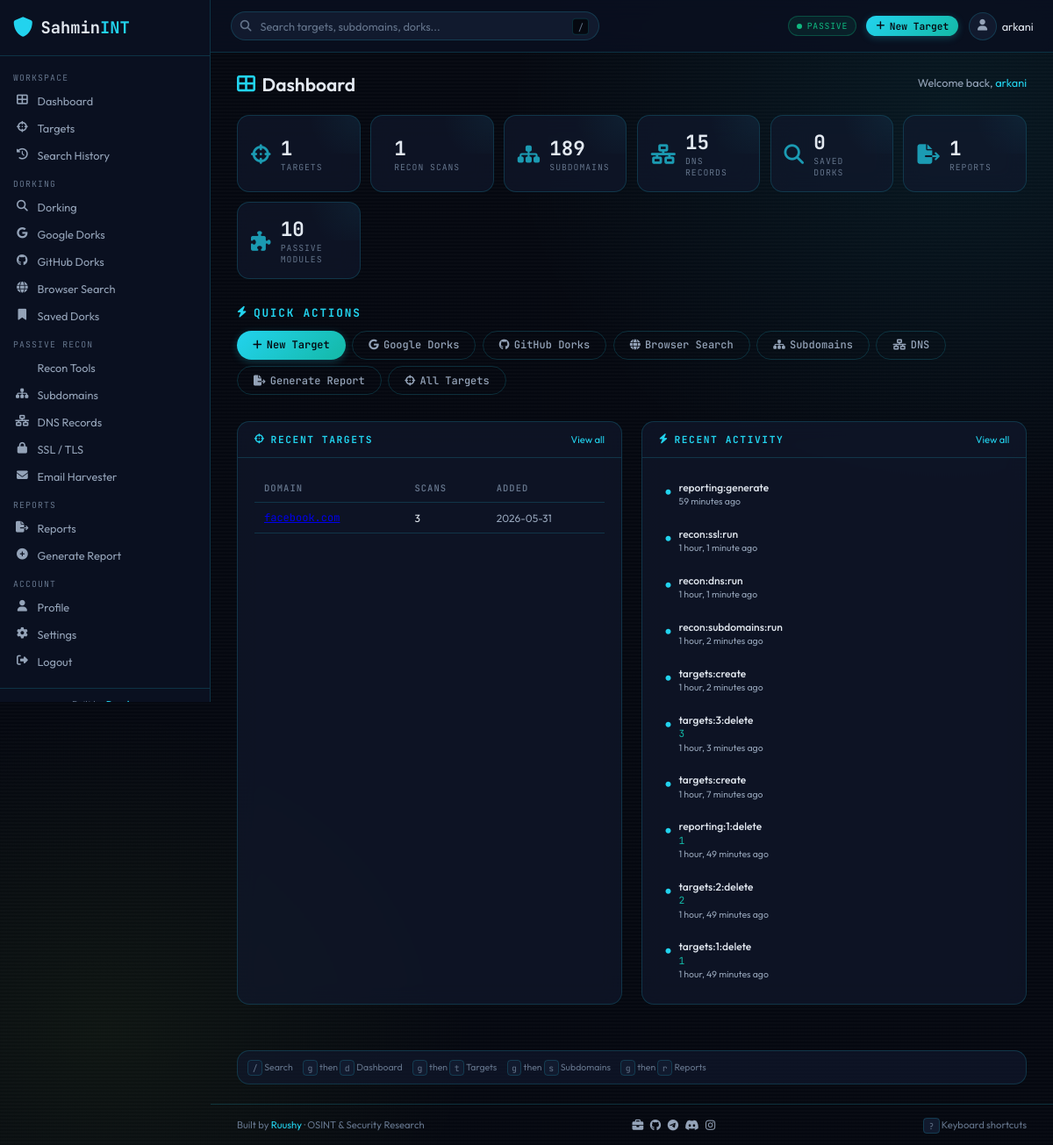
Page /api/dashboard/ (signed in) on the committed database.
### targets/models.py (models this page shows, shortened)
class Target(models.Model):
    user = models.ForeignKey(settings.AUTH_USER_MODEL, on_delete=models.CASCADE)
    domain = models.CharField(max_length=255, db_index=True)
    notes = models.TextField(blank=True, default="")
    tags = models.ManyToManyField(Tag, blank=True)
    is_favorite = models.BooleanField(default=False, db_index=True)
    scan_count = models.PositiveIntegerField(default=0)
    last_scanned_at = models.DateTimeField(null=True, blank=True)
    created_at = models.DateTimeField(auto_now_add=True)
    updated_at = models.DateTimeField(auto_now=True)
    class Meta:
        unique_together = ("user", "domain")

### core/models.py (models this page shows, shortened)
class ActivityLog(models.Model):
    user = models.ForeignKey(
        settings.AUTH_USER_MODEL, on_delete=models.CASCADE, null=True, blank=True
    )
    action = models.CharField(max_length=80)
    target_domain = models.CharField(max_length=255, null=True, blank=True)
    description = models.CharField(max_length=500)
    created_at = models.DateTimeField(auto_now_add=True, db_index=True)
    class Meta:
        ordering = ["-created_at"]
        verbose_name_plural = "Activity logs"

### dashboard/views.py (the view)
# urls.py: path("", views.home, name="home"),
@login_required
def home(request):
    user = request.user
    targets_qs = Target.objects.filter(user=user)
    recon_scans_qs = targets_qs.aggregate(s=Count("scan_count"))["s"] or 0
    subdomain_count = Subdomain.objects.filter(target__user=user).count()
    dns_count = DNSRecord.objects.filter(target__user=user).count()
    dork_count = DorkQuery.objects.filter(user=user).count()
    report_count = Report.objects.filter(user=user).count()
    target_count = targets_qs.count()
    recent_targets = targets_qs.order_by("-created_at")[:6]
    recent_activity = ActivityLog.objects.filter(user=user)[:10]
    stats = {
        "targets": target_count,
        "recon_scans": recon_scans_qs,
        "subdomains": subdomain_count,
        "dns": dns_count,
        "dorks": dork_count,
        "reports": report_count,
        "modules": PASSIVE_MODULE_COUNT,
    }
    return render(request, "dashboard/home.html", {
        "stats": stats,
        "recent_targets": recent_targets,
        "recent_activity": recent_activity,
    })

### core/context_processors.py (called while the page is built)
def sidebar_data(request):
    ctx = {}
    if request.user.is_authenticated:
        ctx["recent_activity"] = ActivityLog.objects.filter(
            user=request.user
        )[:5]
        ctx["target_count"] = Target.objects.filter(user=request.user).count()
    else:
        ctx["recent_activity"] = []
        ctx["target_count"] = 0
    return ctx

### templates/dashboard/home.html (shortened to what this page needs)
{% extends "base.html" %}
{% load static %}
{% block content %}
<div class="dashboard-page" id="dashboard-page">
  <div class="page-header">
    <h1 class="page-title"><i class="fas fa-th-large"></i> Dashboard</h1>
    <p class="page-subtitle">Welcome back, <span class="accent">{{ user.username }}</span></p>
  </div>
  <div class="stat-grid" id="stat-grid">
    <div class="stat-card" id="stat-targets">
      <div class="stat-icon"><i class="fas fa-crosshairs"></i></div>
      <div class="stat-content">
        <span class="stat-number">{{ stats.targets }}</span>
        <span class="stat-label">Targets</span>
      </div>
    </div>
    <div class="stat-card" id="stat-scans">
      <div class="stat-content">
        <span class="stat-number">{{ stats.recon_scans }}</span>
        <span class="stat-label">Recon Scans</span>
      </div>
    </div>
    <div class="stat-card" id="stat-subdomains">
      <div class="stat-icon"><i class="fas fa-sitemap"></i></div>
      <div class="stat-content">
        <span class="stat-number">{{ stats.subdomains }}</span>
        <span class="stat-label">Subdomains</span>
      </div>
    </div>
    <div class="stat-card" id="stat-dns">
      <div class="stat-icon"><i class="fas fa-network-wired"></i></div>
      <div class="stat-content">
        <span class="stat-number">{{ stats.dns }}</span>
        <span class="stat-label">DNS Records</span>
      </div>
    </div>
    <div class="stat-card" id="stat-dorks">
      <div class="stat-icon"><i class="fas fa-search"></i></div>
      <div class="stat-content">
        <span class="stat-number">{{ stats.dorks }}</span>
        <span class="stat-label">Saved Dorks</span>
      </div>
    </div>
    <div class="stat-card" id="stat-reports">
      <div class="stat-icon"><i class="fas fa-file-export"></i></div>
      <div class="stat-content">
        <span class="stat-number">{{ stats.reports }}</span>
        <span class="stat-label">Reports</span>
      </div>
    </div>
    <div class="stat-card" id="stat-modules">
      <div class="stat-icon"><i class="fas fa-puzzle-piece"></i></div>
      <div class="stat-content">
        <span class="stat-number">{{ stats.modules }}</span>
        <span class="stat-label">Passive Modules</span>
      </div>
    </div>
  </div>
  <div class="section-header">
    <h2><i class="fas fa-bolt"></i> Quick Actions</h2>
  </div>
  <div class="quick-actions-grid" id="quick-actions">
    <a href="{% url 'targets:create' %}" class="btn btn-primary" id="btn-add-target"><i class="fas fa-plus"></i> New Target</a>
    <a href="{% url 'dorking:google' %}" class="btn btn-ghost" id="btn-google-dorks"><i class="fab fa-google"></i> Google Dorks</a>
    <a href="{% url 'dorking:github' %}" class="btn btn-ghost" id="btn-github-dorks"><i class="fab fa-github"></i> GitHub Dorks</a>
    <a href="{% url 'dorking:browser_search' %}" class="btn btn-ghost" id="btn-browser-search"><i class="fas fa-globe"></i> Browser Search</a>
    <a href="{% url 'recon:subdomain_list' %}" class="btn btn-ghost" id="btn-subdomains"><i class="fas fa-sitemap"></i> Subdomains</a>
    <a href="{% url 'recon:dns_list' %}" class="btn btn-ghost" id="btn-dns"><i class="fas fa-network-wired"></i> DNS</a>
    <a href="{% url 'reporting:generate' %}" class="btn btn-ghost" id="btn-report"><i class="fas fa-file-export"></i> Generate Report</a>
    <a href="{% url 'targets:list' %}" class="btn btn-ghost" id="btn-targets"><i class="fas fa-crosshairs"></i> All Targets</a>
  </div>
  <div class="dashboard-panels">
    <div class="panel">
      <div class="panel-header">
        <h3><i class="fas fa-crosshairs"></i> Recent Targets</h3>
        <a href="{% url 'targets:list' %}" class="panel-link">View all</a>
      </div>
      <div class="panel-body">
        {% if recent_targets %}
        <table class="table">
          <thead>
            <tr><th>Domain</th><th>Scans</th><th>Added</th></tr>
          </thead>
          <tbody>
            {% for t in recent_targets %}
            <tr>
              <td><a href="{% url 'targets:detail' t.pk %}" class="mono">{{ t.domain }}</a></td>
              <td>{{ t.scan_count }}</td>
              <td class="text-muted">{{ t.created_at|date:"Y-m-d" }}</td>
            </tr>
            {% endfor %}
          </tbody>
        </table>
        {% else %}
        <div class="empty-state">
          <i class="fas fa-crosshairs"></i>
          <p>No targets yet. <a href="{% url 'targets:create' %}">Add your first target</a></p>
        </div>
        {% endif %}
      </div>
    </div>
    <div class="panel">
      <div class="panel-header">
        <h3><i class="fas fa-bolt"></i> Recent Activity</h3>
        <a href="{% url 'dashboard:activity' %}" class="panel-link">View all</a>
      </div>
      <div class="panel-body">
        {% if recent_activity %}
        <div class="activity-feed">
          {% for a in recent_activity %}
          <div class="activity-item">
            <span class="activity-icon"><i class="fas fa-circle"></i></span>
            <div class="activity-content">
              <span class="activity-action">{{ a.action }}</span>
              {% if a.target_domain %}
              <span class="activity-target mono">{{ a.target_domain }}</span>
              {% endif %}
              <span class="activity-time text-muted">{{ a.created_at|timesince }} ago</span>
            </div>
          </div>
          {% endfor %}
        </div>
        {% else %}
        <div class="empty-state">
          <i class="fas fa-bolt"></i>
          <p>No activity yet. Start exploring!</p>
        </div>
        {% endif %}
      </div>
    </div>
  </div>
  <div class="shortcuts-hint">
    <span><kbd>/</kbd> Search</span>
    <span><kbd>g</kbd> then <kbd>d</kbd> Dashboard</span>
    <span><kbd>g</kbd> then <kbd>t</kbd> Targets</span>
    <span><kbd>g</kbd> then <kbd>s</kbd> Subdomains</span>
    <span><kbd>g</kbd> then <kbd>r</kbd> Reports</span>
  </div>
</div>
{% endblock %}

### templates/base.html (shortened to what this page needs)
<!DOCTYPE html>
{% load static %}
<html lang="en">
<head>
  <link rel="stylesheet" href="https://cdnjs.cloudflare.com/ajax/libs/font-awesome/6.5.1/css/all.min.css">
  <link rel="stylesheet" href="{% static 'css/main.css' %}">
</head>
<body>
  {% if user.is_authenticated %}
  {% include "partials/sidebar.html" %}
  {% endif %}
  <div class="main-wrapper" id="main-wrapper">
    {% if user.is_authenticated %}
    {% include "partials/topbar.html" %}
    {% endif %}
    <main class="content-area" id="content-area">
      {% block content %}{% endblock %}
    </main>
    {% if user.is_authenticated %}
    {% include "partials/content_footer.html" %}
    {% endif %}
  </div>
</body>
</html>

### templates/partials/sidebar.html (shortened to what this page needs)
<aside class="sidebar" id="sidebar">
  <div class="sidebar-brand">
    <a href="{% url 'dashboard:home' %}">
      <i class="fas fa-shield"></i>
      <span class="brand-text">Sahmin<span class="accent">INT</span></span>
    </a>
  </div>
  <nav class="sidebar-nav">
    <div class="nav-section">
      <span class="nav-section-label">Workspace</span>
      <a href="{% url 'dashboard:home' %}" class="nav-item" id="nav-dashboard" data-shortcut="d">
        <i class="fas fa-th-large"></i><span>Dashboard</span>
      </a>
      <a href="{% url 'targets:list' %}" class="nav-item" id="nav-targets" data-shortcut="t">
        <i class="fas fa-crosshairs"></i><span>Targets</span>
      </a>
      <a href="{% url 'targets:search_history' %}" class="nav-item" id="nav-search-history">
        <i class="fas fa-history"></i><span>Search History</span>
      </a>
    </div>
    <div class="nav-section">
      <span class="nav-section-label">Dorking</span>
      <a href="{% url 'dorking:home' %}" class="nav-item" id="nav-dorking">
        <i class="fas fa-search"></i><span>Dorking</span>
      </a>
      <a href="{% url 'dorking:google' %}" class="nav-item" id="nav-google-dorks">
        <i class="fab fa-google"></i><span>Google Dorks</span>
      </a>
      <a href="{% url 'dorking:github' %}" class="nav-item" id="nav-github-dorks">
        <i class="fab fa-github"></i><span>GitHub Dorks</span>
      </a>
      <a href="{% url 'dorking:browser_search' %}" class="nav-item" id="nav-browser-search">
        <i class="fas fa-globe"></i><span>Browser Search</span>
      </a>
      <a href="{% url 'dorking:saved' %}" class="nav-item" id="nav-saved-dorks">
        <i class="fas fa-bookmark"></i><span>Saved Dorks</span>
      </a>
    </div>
    <div class="nav-section">
      <span class="nav-section-label">Passive Recon</span>
      <a href="{% url 'recon:recon_home' %}" class="nav-item" id="nav-recon">
        <span>Recon Tools</span>
      </a>
      <a href="{% url 'recon:subdomain_list' %}" class="nav-item" id="nav-subdomains" data-shortcut="s">
        <i class="fas fa-sitemap"></i><span>Subdomains</span>
      </a>
      <a href="{% url 'recon:dns_list' %}" class="nav-item" id="nav-dns">
        <i class="fas fa-network-wired"></i><span>DNS Records</span>
      </a>
      <a href="{% url 'recon:ssl_list' %}" class="nav-item" id="nav-ssl">
        <i class="fas fa-lock"></i><span>SSL / TLS</span>
      </a>
      <a href="{% url 'recon:email_list' %}" class="nav-item" id="nav-emails">
        <i class="fas fa-envelope"></i><span>Email Harvester</span>
      </a>
    </div>
    <div class="nav-section">
      <span class="nav-section-label">Reports</span>
      <a href="{% url 'reporting:list' %}" class="nav-item" id="nav-reports" data-shortcut="r">
        <i class="fas fa-file-export"></i><span>Reports</span>
      </a>
      <a href="{% url 'reporting:generate' %}" class="nav-item" id="nav-generate-report">
        <i class="fas fa-plus-circle"></i><span>Generate Report</span>
      </a>
    </div>
    <div class="nav-section">
      <span class="nav-section-label">Account</span>
      <a href="{% url 'users:profile' %}" class="nav-item" id="nav-profile">
        <i class="fas fa-user"></i><span>Profile</span>
      </a>
      <a href="{% url 'users:settings' %}" class="nav-item" id="nav-settings">
        <i class="fas fa-cog"></i><span>Settings</span>
      </a>
      <a href="{% url 'users:logout' %}" class="nav-item" id="nav-logout">
        <i class="fas fa-sign-out-alt"></i><span>Logout</span>
      </a>
    </div>
  </nav>
  <div class="sidebar-footer">
    <div class="author-credit">
      <span class="credit-text">Built by</span>
      <a href="https://ruushy.github.io/protfolio/" class="credit-name" id="author-portfolio" target="_blank" rel="noopener">Ruushy</a>
    </div>
  </div>
</aside>

### templates/partials/topbar.html (shortened to what this page needs)
<header class="topbar" id="topbar">
  <div class="topbar-left">
    <div class="search-wrapper">
      <i class="fas fa-search search-icon"></i>
      <form action="{% url 'dashboard:search' %}" method="GET" class="search-form" id="global-search-form">
        <input type="text" name="q" class="search-input" id="global-search-input"
               placeholder="Search targets, subdomains, dorks..." autocomplete="off">
      </form>
      <span class="search-hint"><kbd>/</kbd></span>
    </div>
  </div>
  <div class="topbar-right">
    <div class="passive-badge" id="passive-badge">
      <span class="pulse-dot"></span>
      <span>PASSIVE</span>
    </div>
    <a href="{% url 'targets:create' %}" class="btn btn-primary btn-sm" id="btn-add-target-topbar">
      <i class="fas fa-plus"></i> New Target
    </a>
    <div class="avatar-dropdown" id="avatar-dropdown">
      <a href="{% url 'users:profile' %}" class="avatar-link">
        <div class="avatar">
          <i class="fas fa-user"></i>
        </div>
        <span class="avatar-name">{{ user.username }}</span>
      </a>
    </div>
  </div>
</header>

### templates/partials/content_footer.html
<footer class="content-footer" id="content-footer">
  <div class="footer-inner">
    <span class="footer-text">
      Built by <a href="https://ruushy.github.io/protfolio/" target="_blank" rel="noopener" class="footer-link">Ruushy</a>
      &middot; OSINT &amp; Security Research
    </span>
    <div class="footer-icons">
      <a href="https://ruushy.github.io/protfolio/" target="_blank" rel="noopener" title="Portfolio"><i class="fas fa-briefcase"></i></a>
      <a href="https://github.com/Ruushy" target="_blank" rel="noopener" title="GitHub"><i class="fab fa-github"></i></a>
      <a href="https://t.me/hacking_akhlaaqyin" target="_blank" rel="noopener" title="Telegram"><i class="fab fa-telegram"></i></a>
      <a href="https://discord.gg/55GhmhcSY" target="_blank" rel="noopener" title="Discord"><i class="fab fa-discord"></i></a>
      <a href="https://instagram.com/arkani659" target="_blank" rel="noopener" title="Instagram"><i class="fab fa-instagram"></i></a>
    </div>
    <span class="footer-shortcut-hint"><kbd>?</kbd> Keyboard shortcuts</span>
  </div>
</footer>

### rows in the picture
Target: scan_count "3", created_at "2026-05-31"
ActivityLog: action "reporting:generate", created_at "59 minutes"
ActivityLog: action "recon:ssl:run", created_at "1 hour, 1 minute"
ActivityLog: action "recon:dns:run", created_at "1 hour, 1 minute"
ActivityLog: action "recon:subdomains:run", created_at "1 hour, 2 minutes"
ActivityLog: action "targets:create", created_at "1 hour, 2 minutes"
ActivityLog: action "targets:3:delete", target_domain "3", created_at "1 hour, 3 minutes"
ActivityLog: action "targets:create", created_at "1 hour, 7 minutes"
ActivityLog: action "reporting:1:delete", target_domain "1", created_at "1 hour, 49 minutes"
ActivityLog: action "targets:2:delete", target_domain "2", created_at "1 hour, 49 minutes"
ActivityLog: action "targets:1:delete", target_domain "1", created_at "1 hour, 49 minutes"

### other values in the picture
{{ user.username }} "arkani"
{{ stats.targets }} "1"
{{ stats.recon_scans }} "1"
{{ stats.subdomains }} "189"
{{ stats.dns }} "15"
{{ stats.dorks }} "0"
{{ stats.reports }} "1"
{{ stats.modules }} "10"
